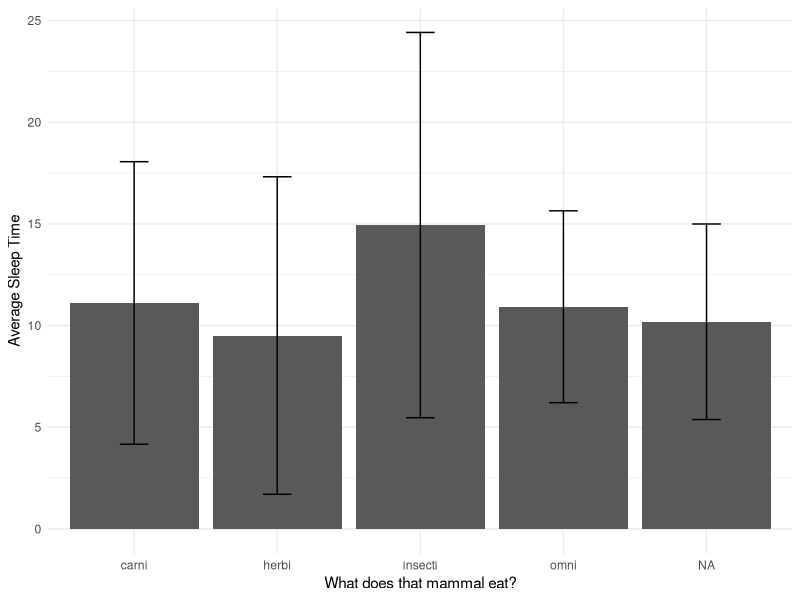
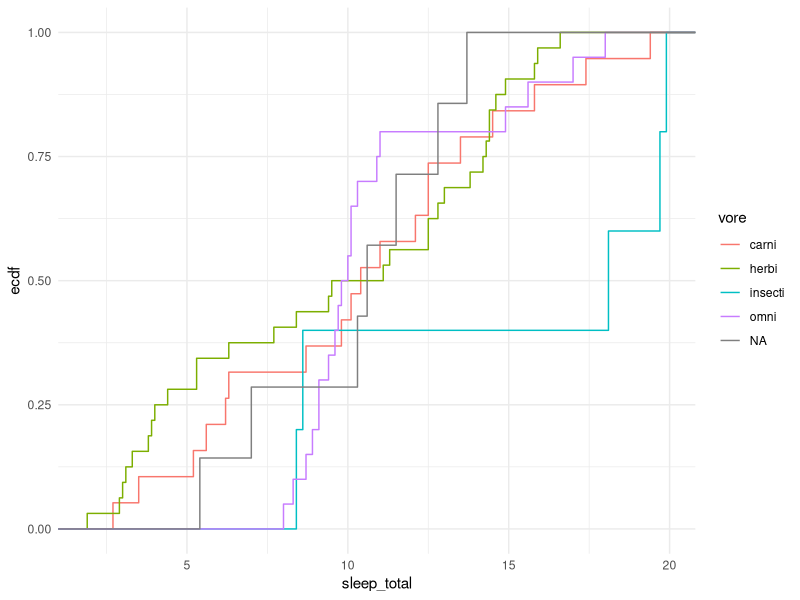

Here is the R script that generated these plots, in order:
## ---- chunk 1
#| echo: true
#| output: false
#| warning: false

library(tidyverse) # Hadley Wickham
library(tidyr)
## ---- chunk 2
#| warning: false

msleep %>% 
  tail(10) %>% 
  mutate(sleep_total_min = sleep_total * 60) %>% 
  glimpse()

you_better_not <- glimpse(
  mutate(
    head(msleep),
    sleep_total_min = sleep_total * 60
  )
)
## ---- chunk 3
#| warning: false

msleep %>% 
  select_if(is.character) %>% 
  tidyr::gather() %>% 
  group_by(key, value) %>% 
  summarise(n = n()) %>% 
  arrange(-n) %>% 
  filter(key == "vore")
## ---- chunk 4
#| warning: false

# Args: takes as an input the column name
# Returns true or false
keep_columns <- function(col) {
  is.numeric(col) || is.character(col) # implicit return
}

avg_vore_sleep <- ggplot2::msleep %>% 
  dplyr::select(
    name, 
    genus:conservation, 
    awake, 
    starts_with("sleep_"), # for regex match("o.+er")
    ends_with("wt")
  ) %>%
  mutate(total_hours = sleep_total + awake) %>% 
  filter(total_hours == 24.0) %>% 
  select(-total_hours) %>%  # can also use one_of(c("genus", "order"))
  select_if(keep_columns) %>%
  select_if(~(is.numeric(.) & mean(., na.rm = TRUE) > 10) | is.character(.)) %>% 
  group_by(vore) %>%
  summarise(
    average_sleep = mean(sleep_total, na.rm = TRUE), 
    lb_sleep = mean(sleep_total, na.rm = TRUE) - 1.6*sd(sleep_total, na.rm = TRUE),
    ub_sleep = mean(sleep_total, na.rm = TRUE) + 1.6*sd(sleep_total, na.rm = TRUE)
  ) 

avg_vore_sleep %>% 
  ggplot(aes(x = vore, y = average_sleep)) +
  geom_col() + 
  geom_errorbar(aes(ymin = lb_sleep, ymax = ub_sleep), width = .2) +
  theme_minimal() + 
  labs(x = "What does that mammal eat?", y = "Average Sleep Time")
## ---- chunk 5
msleep %>% 
  filter(!is.na(sleep_total)) %>% 
  ggplot(aes(x=sleep_total, color = vore)) + 
  stat_ecdf(geom = "step") + 
  theme_minimal()
